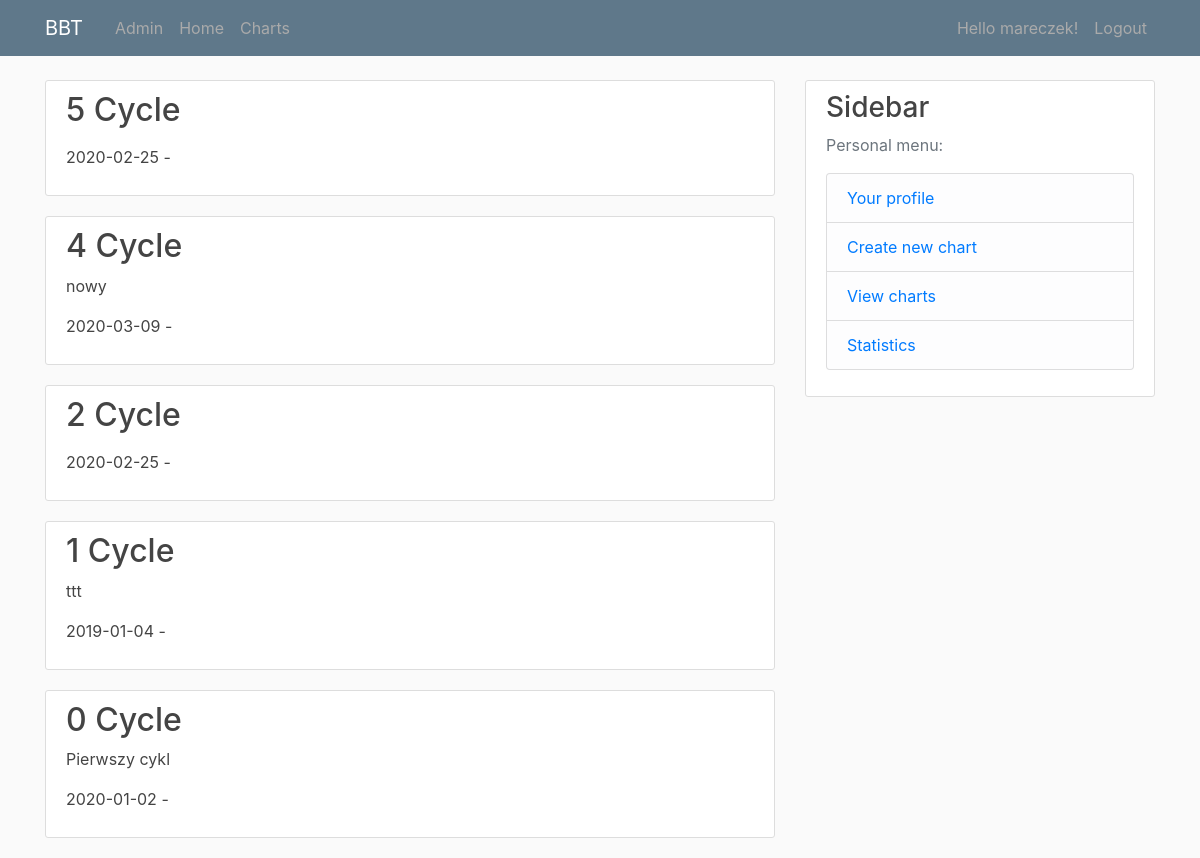
/charts/ (signed in), run on the app's committed database.
### charts/models.py (models this page shows, shortened)
class Chart(models.Model):
    user = models.ForeignKey(User, on_delete=models.CASCADE)
    cycle = models.IntegerField()
    start_date = models.DateField(blank=False)
    end_date = models.DateField(blank=True, null=True, name='End date: (format YYYY-MM-DD)')
    comment = models.CharField(max_length=150, blank=True)
    day1 = models.FloatField(choices=temp_choice, default=None, blank=True, null=True)
    day2 = models.FloatField(choices=temp_choice, default=None, blank=True, null=True)
    day3 = models.FloatField(choices=temp_choice, default=None, blank=True, null=True)
    day4 = models.FloatField(choices=temp_choice, default=None, blank=True, null=True)
    day5 = models.FloatField(choices=temp_choice, default=None, blank=True, null=True)
    day6 = models.FloatField(choices=temp_choice, default=None, blank=True, null=True)
    day7 = models.FloatField(choices=temp_choice, default=None, blank=True, null=True)
    day8 = models.FloatField(choices=temp_choice, default=None, blank=True, null=True)
    day9 = models.FloatField(choices=temp_choice, default=None, blank=True, null=True)
    day10 = models.FloatField(choices=temp_choice, default=None, blank=True, null=True)
    day11 = models.FloatField(choices=temp_choice, default=None, blank=True, null=True)
    day12 = models.FloatField(choices=temp_choice, default=None, blank=True, null=True)
    day13 = models.FloatField(choices=temp_choice, default=None, blank=True, null=True)
    day14 = models.FloatField(choices=temp_choice, default=None, blank=True, null=True)
    day15 = models.FloatField(choices=temp_choice, default=None, blank=True, null=True)
    day16 = models.FloatField(choices=temp_choice, default=None, blank=True, null=True)
    day17 = models.FloatField(choices=temp_choice, default=None, blank=True, null=True)
    day18 = models.FloatField(choices=temp_choice, default=None, blank=True, null=True)
    day19 = models.FloatField(choices=temp_choice, default=None, blank=True, null=True)
    day20 = models.FloatField(choices=temp_choice, default=None, blank=True, null=True)
    day21 = models.FloatField(choices=temp_choice, default=None, blank=True, null=True)
    day22 = models.FloatField(choices=temp_choice, default=None, blank=True, null=True)
    day23 = models.FloatField(choices=temp_choice, default=None, blank=True, null=True)
    day24 = models.FloatField(choices=temp_choice, default=None, blank=True, null=True)
    day25 = models.FloatField(choices=temp_choice, default=None, blank=True, null=True)
    day26 = models.FloatField(choices=temp_choice, default=None, blank=True, null=True)
    day27 = models.FloatField(choices=temp_choice, default=None, blank=True, null=True)
    day28 = models.FloatField(choices=temp_choice, default=None, blank=True, null=True)
    day29 = models.FloatField(choices=temp_choice, default=None, blank=True, null=True)
    day30 = models.FloatField(choices=temp_choice, default=None, blank=True, null=True)
    day31 = models.FloatField(choices=temp_choice, default=None, blank=True, null=True)
    day32 = models.FloatField(choices=temp_choice, default=None, blank=True, null=True)
    day33 = models.FloatField(choices=temp_choice, default=None, blank=True, null=True)
    day34 = models.FloatField(choices=temp_choice, default=None, blank=True, null=True)
    day35 = models.FloatField(choices=temp_choice, default=None, blank=True, null=True)
    day36 = models.FloatField(choices=temp_choice, default=None, blank=True, null=True)
    day37 = models.FloatField(choices=temp_choice, default=None, blank=True, null=True)
    day38 = models.FloatField(choices=temp_choice, blank=True, null=True)
    day39 = models.FloatField(choices=temp_choice, blank=True, null=True)
    day40 = models.FloatField(choices=temp_choice, blank=True, null=True)

### charts/views.py (the view)
# urls.py: path('', ChartListView.as_view(), name='view-charts'),
class ChartListView(ListView):
    model = Chart
    template_name = 'charts/charts.html'
    context_object_name = 'charts'
    ordering = ['-cycle']
    paginate_by = 12

### charts/templates/charts/charts.html (shortened to what this page needs)
{% extends 'base.html' %}
{% block content %}
    {% if request.user.is_authenticated %}
        {% for chart in charts %}
            {% if chart.user == user %}
            <article class="media content-section">
                <a class="article-title" href="{% url 'chart-detail' chart.id %}">
                    <div class="article-metada">
                    <h2>{{ chart.cycle }} Cycle</h2>
                        <p>{{ chart.comment }}</p>
                    <p>{{ chart.start_date|date:"Y-m-d" }} - {{ chart.end_date|date:"Y-m-d" }}</p>
                    </div>
                </a>
            </article>
            {% endif %}
        {% endfor %}
    {% else %}
    <h3 class="mb-3">To see charts you need to <a href="{% url 'login' %}">login</a>.</h3>
    {% endif %}
{% endblock %}

### templates/base.html (shortened to what this page needs)
{% load static %}
{% load l10n %}
{% load i18n %}
<!DOCTYPE html>
<html lang="en">
<head>
    <link rel="stylesheet" href="https://maxcdn.bootstrapcdn.com/bootstrap/4.0.0/css/bootstrap.min.css">
    <link rel="stylesheet" type="text/css" href="{% static 'home/main.css' %}">
</head>
<body>
    {% include 'menu.html' %}
    <main role="main" class="container">
      <div class="row">
        <div class="col-md-8">
          {% block content %}{% endblock %}
        </div>
        {% if user.is_authenticated %}
        <div class="col-md-4">
          <div class="content-section">
            <h3>Sidebar</h3>
            <p class='text-muted'>Personal menu:
              <ul class="list-group">
                <li class="list-group-item list-group-item-light">
                    <a href="{% url 'profile' %}">Your profile</a> </li>
                <li class="list-group-item list-group-item-light">
                    <a href="{% url 'chart-create' %}">Create new chart</a> </li>
                <li class="list-group-item list-group-item-light">
                    <a href="{% url 'charts' %}">View charts</a> </li>
                <li class="list-group-item list-group-item-light">
                    <a href="#">Statistics</a> </li>
              </ul>
            </p>
          </div>
        </div>
        {% endif %}
      </div>
    </main>
</body>
</html>

### templates/menu.html
{% load i18n %}
<header class="site-header">
  <nav class="navbar navbar-expand-md navbar-dark bg-steel fixed-top">
    <div class="container">
      <a class="navbar-brand mr-4" href="/">BBT</a>
      <div class="collapse navbar-collapse" id="navbarToggle">
        <div class="navbar-nav mr-auto">
          <a class="nav-item nav-link" href="/admin">{% trans "Admin" %}</a>
          <a class="nav-item nav-link" href="{% url 'view-home' %}">{% trans "Home" %}</a>
          <a class="nav-item nav-link" href="{% url 'view-charts' %}">{% trans "Charts" %}</a>
        </div>
        <div class="navbar-nav">
          {% if user.is_authenticated %}
            <a class="nav-item nav-link" href="{% url 'profile' %}">Hello {{ request.user }}!</a>
            <a class="nav-item nav-link" href="{% url 'logout' %}">{% trans "Logout" %}</a>
          {% else %}
            <a class="nav-item nav-link" href="{% url 'login' %}">{% trans "Login" %}</a>
            <a class="nav-item nav-link" href="{% url 'register' %}">{% trans "Register" %}</a>
          {% endif %}
        </div>
      </div>
    </div>
  </nav>
</header>

### home/static/home/main.css (style rules this page uses)
body { background: #fafafa; color: #333333; margin-top: 5rem; }
h1, h2, h3, h4, h5, h6 { color: #444444; }
ul { margin: 0; }
.bg-steel { background-color: #5f788a; }
.site-header .navbar-nav .nav-link { color: #aaaaaa; }
.content-section { background: #ffffff; padding: 10px 20px; border: 1px solid #dddddd; border-radius: 3px; margin-bottom: 20px; }
.article-title { color: #444444; }

### data on the page
Chart: cycle "5", start_date "2020-02-25"
Chart: cycle "4", comment "nowy", start_date "2020-03-09"
Chart: cycle "2", start_date "2020-02-25"
Chart: cycle "1", comment "ttt", start_date "2019-01-04"
Chart: cycle "0", comment "Pierwszy cykl", start_date "2020-01-02"

### other printed values
{{ request.user }} "mareczek"
